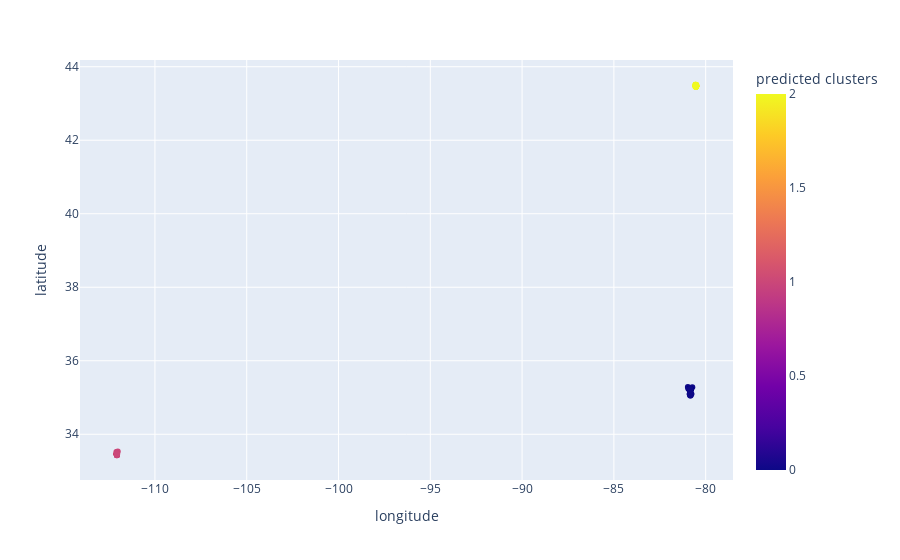

The code cell stored with this chart in its notebook:
### Code cell
import plotly.express as px
px.scatter(cluster_df,x="longitude", y="latitude", color="predicted clusters")

### Figure 1 — Plotly figure (JSON) as saved in the notebook; plotly's stock layout.template omitted (floating-point values rounded to 4 significant figures; data arrays with more than 128 entries replaced by an {"elided": "..."} marker saying what was removed)
{"data": [{"hovertemplate": "longitude=%{x}<br>latitude=%{y}<br>predicted clusters=%{marker.color}<extra></extra>", "legendgroup": "", "marker": {"color": {"elided": "300 int values"}, "coloraxis": "coloraxis", "symbol": "circle"}, "mode": "markers", "name": "", "orientation": "v", "showlegend": false, "type": "scatter", "x": {"elided": "300 float values"}, "xaxis": "x", "y": {"elided": "300 float values"}, "yaxis": "y"}], "layout": {"coloraxis": {"colorbar": {"title": {"text": "predicted clusters"}}, "colorscale": [[0, "#0d0887"], [0.1111, "#46039f"], [0.2222, "#7201a8"], [0.3333, "#9c179e"], [0.4444, "#bd3786"], [0.5556, "#d8576b"], [0.6667, "#ed7953"], [0.7778, "#fb9f3a"], [0.8889, "#fdca26"], [1, "#f0f921"]]}, "legend": {"tracegroupgap": 0}, "margin": {"t": 60}, "xaxis": {"anchor": "y", "domain": [0, 1], "title": {"text": "longitude"}}, "yaxis": {"anchor": "x", "domain": [0, 1], "title": {"text": "latitude"}}}}
